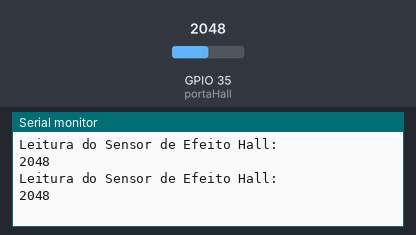
Bench run of a sketch on a simulated ESP32. Shown: the last lines printed to the serial monitor. The inputs (shaded band) are chosen by the test bench; at power-on: GPIO 35 (portaHall) = 2048.

Above: at 1.8 s.
1.9 s: GPIO 35 (portaHall) set to 2866
At 2.4 s:
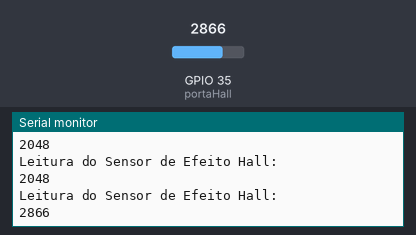
3.4 s: GPIO 35 (portaHall) set to 3603
At 4.8 s:
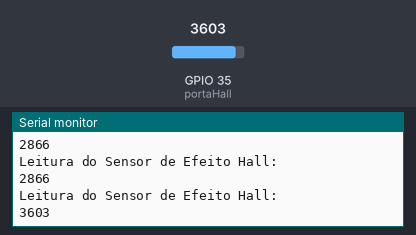
Timing chart, 0 to 6.4 s (numbered marks = the images above; inputs shaded):
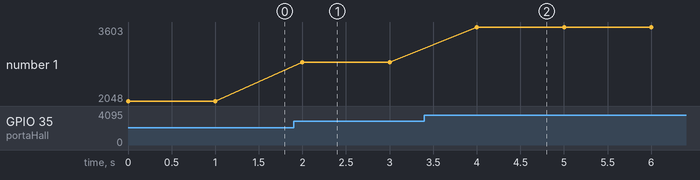

Measured:
- after the input at 1.9 s, the serial monitor: prints a new line after 0.10 s (image 1)
- after the input at 3.4 s, the serial monitor: prints a new line after 0.60 s (image 2)
- plotted number 1: 2048 → 2866 after the input at 1.9 s, 2866 → 3603 after the input at 3.4 s

The sketch:

SensorEfeitoHallESP32.ino
```cpp
// definir porta de leitura do sensor de efeito Hall
const int portaHall = GPIO_NUM_35;

void setup() {
  // inicializar serial
  Serial.begin(115200);
  // definir porta do sensor de efeito Hall como entrada
  pinMode(portaHall, INPUT);
}

void loop() {
  // realizar leitura do sensor de efeito Hall
  int leitura = analogRead(portaHall);
  // Realizar o print da leitura no serial
  Serial.println("Leitura do Sensor de Efeito Hall:");
  Serial.println(leitura);
  // realizar um delay e inicializar leitura daqui a 1 segundos
  delay(1000);

}
```
